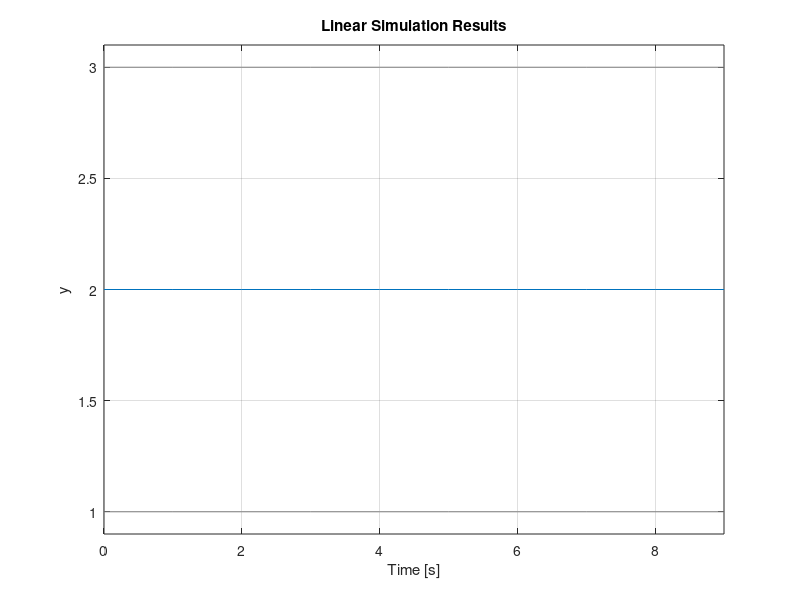

Write MATLAB code to recreate this figure.
%
% feedback1.m
%
% Two input system with a feedback.
%
%                u2
%                |
%      +         |
% u1 ---(+)---->(+)-----+---> y
%        ^ -            |
%        |              |
%        +--------------+
%
%
%             u1 + u2
%        y = ---------
%                2
%

clear;
clf;

T = 1;
Tend = 10;

% Build System
sum1 = sumblk('y = u2 + x');
sys1 = connect(sum1, {'x', 'u2'}, {'y'});
% Gain of 1, pass thru
G1 = tf([1], [1], T);
sys2 = feedback(sys1, G1, [1], [1], -1)

% Simulate and Plot
n = Tend/T;
u1 = 3*ones(n,1);
u2 = 1*ones(n,1);
u = [u1 u2];
lsim(sys2, u, []);
